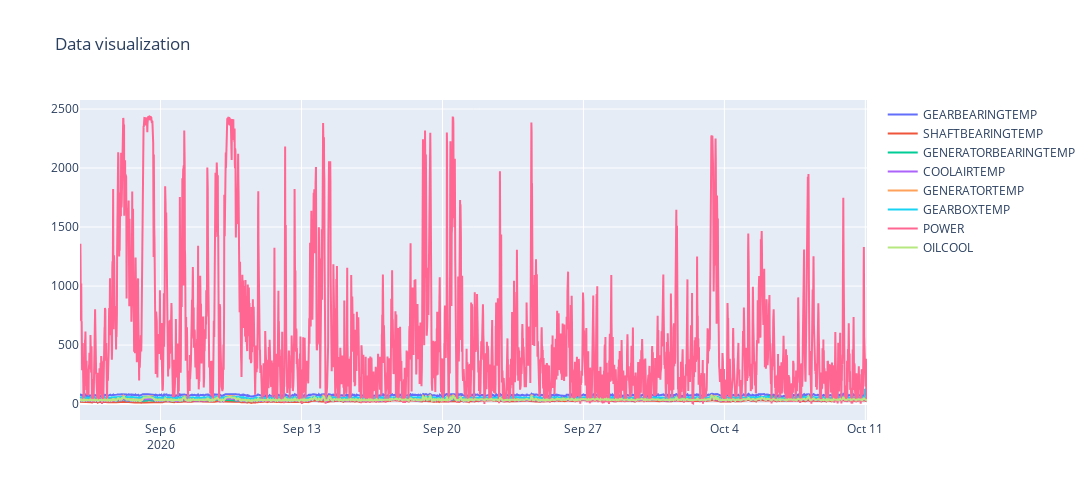

Notebook source saved alongside this figure:
### Code cell
v_data = tim_dataset.copy()
fig = splt.make_subplots(rows=1, cols=1, shared_xaxes=True, vertical_spacing=0.02)
for idx, p in enumerate(predictors):
    fig.add_trace(go.Scatter(x=v_data[timestamp], y=v_data[p], name=p), row=1, col=1)
fig.update_layout(height=500, width=1200, title_text="Data visualization")
fig.show()

### Figure 1 — Plotly figure (JSON) as saved in the notebook; plotly's stock layout.template omitted (floating-point values rounded to 4 significant figures; data arrays with more than 128 entries replaced by an {"elided": "..."} marker saying what was removed)
{"data": [{"name": "GEARBEARINGTEMP", "type": "scatter", "x": {"elided": "3753 str values"}, "xaxis": "x", "y": {"elided": "3753 float values"}, "yaxis": "y"}, {"name": "SHAFTBEARINGTEMP", "type": "scatter", "x": {"elided": "3753 str values"}, "xaxis": "x", "y": {"elided": "3753 float values"}, "yaxis": "y"}, {"name": "GENERATORBEARINGTEMP", "type": "scatter", "x": {"elided": "3753 str values"}, "xaxis": "x", "y": {"elided": "3753 float values"}, "yaxis": "y"}, {"name": "COOLAIRTEMP", "type": "scatter", "x": {"elided": "3753 str values"}, "xaxis": "x", "y": {"elided": "3753 float values"}, "yaxis": "y"}, {"name": "GENERATORTEMP", "type": "scatter", "x": {"elided": "3753 str values"}, "xaxis": "x", "y": {"elided": "3753 float values"}, "yaxis": "y"}, {"name": "GEARBOXTEMP", "type": "scatter", "x": {"elided": "3753 str values"}, "xaxis": "x", "y": {"elided": "3753 float values"}, "yaxis": "y"}, {"name": "POWER", "type": "scatter", "x": {"elided": "3753 str values"}, "xaxis": "x", "y": {"elided": "3753 float values"}, "yaxis": "y"}, {"name": "OILCOOL", "type": "scatter", "x": {"elided": "3753 str values"}, "xaxis": "x", "y": {"elided": "3753 float values"}, "yaxis": "y"}], "layout": {"height": 500, "title": {"text": "Data visualization"}, "width": 1200, "xaxis": {"anchor": "y", "autorange": true, "domain": [0, 1], "range": ["2020-09-02", "2020-10-11 02:00"], "type": "date"}, "yaxis": {"anchor": "x", "autorange": true, "domain": [0, 1], "range": [-135.1, 2577.0], "type": "linear"}}}
